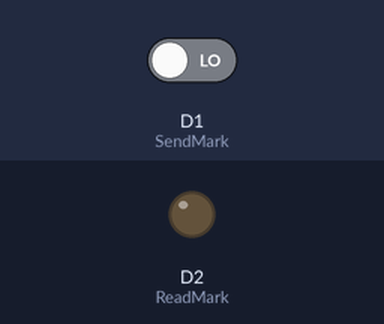
A sketch run on a simulated ESP8266 (NodeMCU). Shown: output pins drawn as LEDs (lit = HIGH). The inputs (shaded band) are chosen by the test bench; at power-on: D1 (SendMark) LOW. What the sketch prints to the serial monitor is not drawn.

Above: at 1.2 s.
1.3 s: D1 (SendMark) driven HIGH
At 1.8 s:
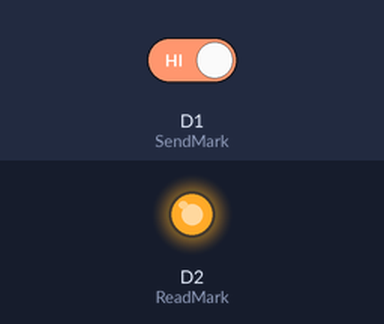
Timing chart, 0 to 4.3 s (numbered marks = the images above; inputs shaded):
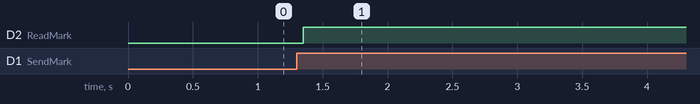

Measured:
- after the input at 1.3 s, D2 (ReadMark): LOW → HIGH after 0.05 s

The sketch:

SlaveCodeV0.3.1.ino
```cpp
/**********************************************************************
项目名称/Project          : 基于柔性传感器的图书馆智能座位管理系统
程序名称/Program name     : SlaveCode
版本/Version             : V0.3.1 （测试版为发布版版本号前加0.）
团队/Team                : ThreeBugs
作者/Author              : EmberOfBag
日期/Date（YYYYMMDD）     : 20200609
程序目的/Purpose          :
此程序为项目硬件部分主站的代码。该程序实现主站（Slave）接收从站（Master）的数据
并通过串口发送给发送站。
NodeMCU以客户端模式（Station/STA）运行。
此版本为测试版本，测试版本代码带有串口打印数据，发布版本将删除串口打印。

此代码为主站代码。此代码主要功能：
    - 通过ESP-Now接收从站数据
    - 通过串口通信向连接wifi的NodeMCU（Sender）传输数据
    - 通过串口向发送站（Sender）发送数据
-----------------------------------------------------------------------
其他说明：

串口发送允许标志位说明：WriteMark，使用D0引脚（GPIO5）作为主站串口发送标志，
在此代码中D1为输出
串口读取允许标志位说明：ReadMark，使用D2引脚（GPIO4）作为发送站串口读取标志，
在此代码中D2为输入
首先发送站将D1置低,延迟后置高，可以给此主站一个上升沿，触发此主站的中断，发送
一次数据，此主站发送前将D2置低，发送完将D2置高，给发送站一个上升沿，触发发送
站中断，读取数据，读取前发送站将D1置低，读完置高，给此主站一个上升沿，不断循环。
***********************************************************************/
#include <ESP8266WiFi.h>
#include <espnow.h>

// 设置数据结构体
// Set the data structure
typedef struct msg
{
    int chair_id;
    double force_value;
} msg;
msg unit_data;

//构建存储数据的数组及发送的字符串
uint16_t SeatPressureData[15];
//uint16_t NormalizedData[15];    //数据归一化使用的，在0.2.0版本后不再使用
String SendData = "";

void setup()
{
    // 初始化串口设置
    // Initialize the serial setting
    Serial.begin(9600); //初始化串口，设置其波特率为9600
    Serial.println("初始化串口成功");

    // 设置ESP8266工作模式为无线终端模式，并断开WIFI连接
    // Set ESP8266 operating mode to STA mode
    WiFi.mode(WIFI_STA); //设置WIFI模式为STA
    Serial.println("设置ESP8266工作模式为STA模式");
    WiFi.disconnect();

    //设置省电模式为NONE_SLEEP_T,主站接收数据,不需要也最好不休眠，否则影响ESP-NOW
    wifi_set_sleep_type(NONE_SLEEP_T);

    // 初始化ESP-NOW
    // Init ESP-NOW
    if (esp_now_init() != 0) //初始化espnow
    {
        Serial.println("Error initializing ESP-NOW");
        return;
    }
    else
    {
        Serial.println("ESP-NOW init success!");
    }

    // 设定角色为 ESP_NOW_ROLE_CONTROLLER
    // Set ESP-NOW Role
    esp_now_set_self_role(ESP_NOW_ROLE_CONTROLLER);

    // 执行完这个函数，每次接收数据就会自动调用回调函数了
    // Register for a callback function that will be called when data is received
    esp_now_register_recv_cb(OnDataRecv);

    //初始化串口发送/读取允许标志位
    pinMode(D1, INPUT); //SendMark
    int SendMark = digitalRead(D1);
    pinMode(D2, OUTPUT); //ReadMark
    digitalWrite(D2, LOW);

    //设置中断触发程序
    attachInterrupt(digitalPinToInterrupt(D1), DataSend, RISING);
}

void loop()
{
  delay(10);
}

//**********************数据接收回调函数***************************//
// Callback when data is received
void OnDataRecv(uint8_t *mac, uint8_t *incomingData, uint8_t len)
{
    memcpy(&unit_data, incomingData, sizeof(unit_data));
    SeatPressureData[unit_data.chair_id - 1] = unit_data.force_value;
}

//**********************串口通信发送数据函数************************//
// Serial communication to send data function
ICACHE_RAM_ATTR void DataSend()
{
    digitalWrite(D2, LOW);
    SendData = ""; //将字符串置空
    for (int k = 0; k < 16; k++)
    { //将接收的数据存入字符串中
        SendData += (String)SeatPressureData[k];
        if (k < 15)
        { //在每个数据中间加','，最后一位后面不加
            SendData += ",";
        }
    }
    Serial.println(SendData);
    delayMicroseconds(50000);
    digitalWrite(D2, HIGH);
}

//*******发送数据归一化（自V0.2.0版本后，此函数不再使用）***********//
// Send data normalization
//void Normalization(){
//  for(int k=0;k<16;k++){
//    if(SeatPressureData[k]>400){
//      NormalizedData[k] = 1;
//    }
//    else{
//      NormalizedData[k] = 0;
//    }
//  }
//
//}
```
